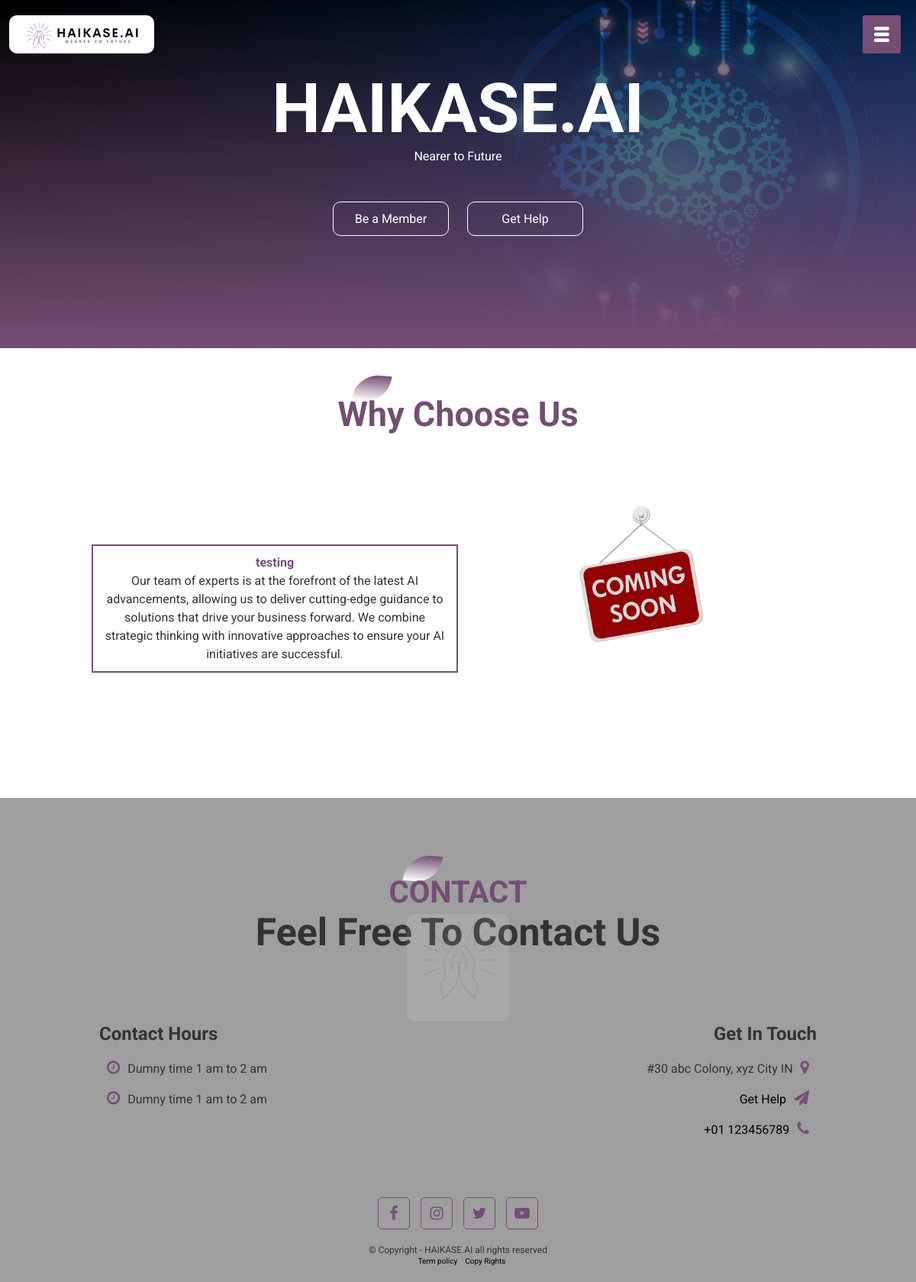
Page /about.php on the committed database.
### tables this page shows
CREATE TABLE `about` (
  `id` int(10) NOT NULL,
  `name` varchar(250) DEFAULT NULL,
  `image` varchar(250) DEFAULT NULL,
  `message` text DEFAULT NULL
);

### about.php (the view, shortened to what this page needs)
<?php
include("includes/header.php");
echo '<div class="about-text">
        <p>Why Choose Us</p>
      </div>';
$sql = " SELECT about.* FROM about ORDER BY `about`.`id` DESC ";
$result = $conn->query($sql);
if ($result->num_rows > 0) {
    while ($row = $result->fetch_assoc()) {
?>
        <body>
            <section id="about">
                <div class="about-box">
                    <div class="aboutfeatures">
                        <div class="aboutfeatures-desc">
                            <p>
                                <span><?= $row["name"]; ?></span>
                                <?= $row["message"]; ?>
                            </p>
                        </div>
                    </div>
                    <div class="about-img">
                        <img alt="Image placeholder" src="./uploads/about/<?= $row["image"]; ?>">
                    </div>
                </div>
            </section>
        </body>
<?php
    }
} else {
    echo "<tr><td colspan='3'>No results</td></tr>";
}
?>
<?php
include("includes/footer.php");
?>

### CSS/style.css (style rules this page uses)
* { margin: 0; padding: 0; font-family: "Roboto", sans-serif; }
:root { --color: rgb(116, 78, 116); --white: white; --light-color: #0b0a0a; --dark-color: #9f9e9e; }
body { font-family: Arial, sans-serif; transition: 0.5s, color 0.5s; background-color: white; color: #333; }
#about { width: 100%; padding: 70px 0; }
.about-text { text-align: center; padding-bottom: 20px; }
.about-text p { margin: auto; margin-top: 60px; font-size: 45px; color: var(--color); font-weight: bold; position: relative; z-index: 1; display: inline-block; }
.about-text p::after { content: ""; width: 50px; height: 35px; background: linear-gradient(var(--color), var(--white)); position: absolute; top: -25px; left: 20px; z-index: -1; transform: rotate(5deg); border-top-left-radius: 35px; border-bottom-right-radius: 35px; }
.about-box { width: 80%; margin: auto; display: flex; flex-wrap: wrap; align-items: center; text-align: center; }
.aboutfeatures p { border: 2px solid var(--color); padding: 10px; line-height: 1.5; justify-content: center; }
.aboutfeatures p span { color: var(--color); font-weight: bolder; }
.aboutfeatures { flex-basis: 50%; }
.about-img { flex-basis: 50%; margin: auto; }
.about-img img { width: 40%; border-radius: 10px; margin-bottom: 120px; }
.aboutfeatures-desc { display: flex; align-items: center; margin-bottom: 40px; }
::placeholder { color: var(--dark-color); font-family: "Roboto", sans-serif; }
span { text-align: center; display: block; }

### rows in the picture
about: name "testing", message "Our team of experts is at the forefront of the latest AI advancements, allowing us to deliver cutting-edge guidance to solutions that drive your business forward. We combine strategic thinking with innovative approaches to ensure your AI initiatives are successful.", image (picture)
